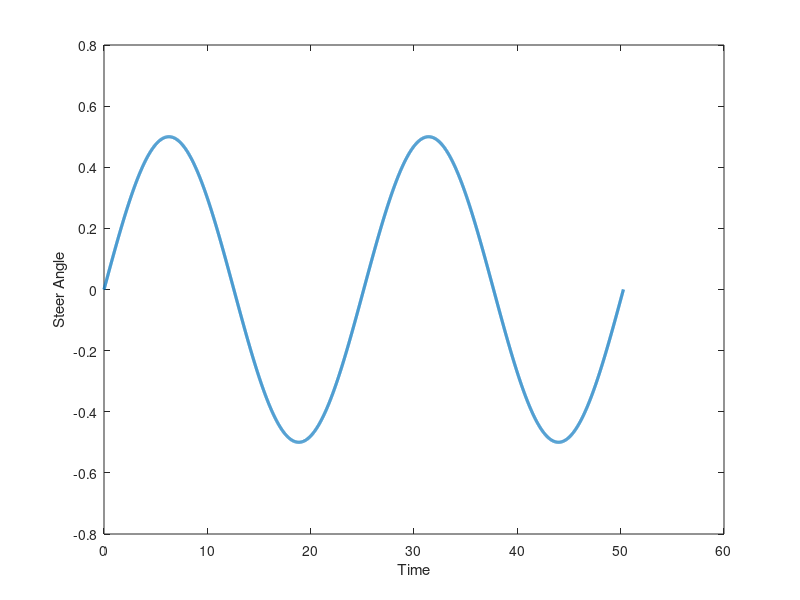

Write MATLAB code to recreate this figure. (Note: this script raises an error after producing the figure.)
clc;clear all;close all


runTime = 4*pi*4;%800;
samples= 100*runTime;
%set time of the sim
t = linspace(0,runTime,samples);
dt = runTime/samples;
%set simulation parameters

steerAngle = .5.*sin(.25*t);
%steerAngle = .125.*ones(1,length(t));

figure(1)
plot(t,steerAngle,'LineWidth',2.25)
ylabel('Steer Angle')
xlabel('Time')
%assume cruise control keeps a constant velocity
Vx = 13.5 + .25.*sin(.25*t);
rDot(1) = 0;
latVel(1) = 0;
yawRate(1) = 0;
heading(1) = 0;

%% Simulate Data
for i = 1:length(t)-1
    
    [rDot(i+1),vyDot(i+1)] = bicycleModel(steerAngle(i),Vx(i),latVel(i),sqrt(Vx(i)^2 + latVel(i)^2),yawRate(i));
    
    yawRate(i+1) = yawRate(i) + rDot(i+1)*dt;
    
    heading(i+1) = heading(i) + yawRate(i+1)*dt;
    
    latVel(i+1) = latVel(i) + vyDot(i+1)*dt;
    
end

rDot = rDot.*(pi/180);
yawRate = yawRate.*(pi/180);
heading= heading.*(pi/180);

for i = 1:length(latVel)
    sideSlip(i) = atan(latVel(i)/Vx(i));
end

course = heading - sideSlip;

figure(2)
subplot(3,1,1)
plot(t,yawRate,'LineWidth',2.25)
ylabel({'Yaw Rate';'(deg/s)'})
set(gca,'FontSize',14)
subplot(3,1,2)
plot(t,heading,'LineWidth',2.25)
ylabel({'heading' ; '(radians) (deg/s)'})
set(gca,'FontSize',14)
subplot(3,1,3)
plot(t,latVel,'LineWidth',2.25)
ylabel('Lateral Velocity')
xlabel('Time (s)')
set(gca,'FontSize',14)

figure(3)
plot(t,sideSlip*(180/pi),'LineWidth',2.25)
ylabel('Sideslip Angle')
xlabel('time')
set(gca,'Fontsize',14)


%% Get Vehicle Position
x_2dot(1) = 0;
x_dot(1) = 0;
x(1) = 0;
y_2dot(1) = 0;
y_dot(1) = 0;
y(1) = 0;
x(1) = 30;

for i = 1:length(yawRate)
    
    
vyGlobal(i) = Vx(i)*sin(heading(i)) + latVel(i)*cos(heading(i));

y(i+1) = y(i) + vyGlobal(i)*dt;

vxGlobal(i) = Vx(i)*cos(heading(i)) - latVel(i)*sin(heading(i));
x(i+1) = x(i) + vxGlobal(i)*dt;

end

figure(4)
subplot(2,1,1)
plot(t,vxGlobal,'lineWidth',2.25)
ylabel('VX-Global')
set(gca,'FontSize',14)
subplot(2,1,2)
plot(t,vyGlobal,'lineWidth',2.25)
ylabel('VY-Global')
xlabel('Time (s)')
set(gca,'FontSize',14)

figure(5)
plot(x,y,'LineWidth',2.25)
xlabel('Global Y-pos (m)')
ylabel('Global X-pos (m)')
set(gca,'FontSize',14)

vehStates.steerAngle = steerAngle;
vehStates.xGlobal = x;
vehStates.yGlobal = y;
vehStates.heading = heading;
vehStates.course = course
vehStates.yawAccel = rDot;
vehStates.yawRate = yawRate;
vehStates.latVel = latVel;
vehStates.Vx = Vx;
vehStates.sideSlep = sideSlip;
vehStates.dt = .0126;
vehStates.vxGlobal = vxGlobal;
vehStates.vyGlobal = vyGlobal;
vehStates.time = t;

save('vehStates.mat','-struct','vehStates')









